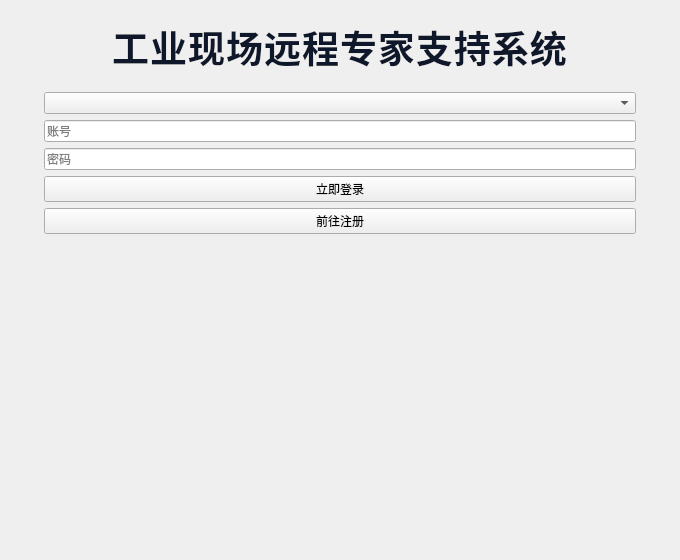
<?xml version="1.0" encoding="UTF-8"?>
<ui version="4.0">
 <class>Login</class>
 <widget class="QWidget" name="Login">
  <property name="geometry">
   <rect><x>0</x><y>0</y><width>680</width><height>560</height></rect>
  </property>
  <property name="minimumSize">
   <size><width>680</width><height>560</height></size>
  </property>
  <property name="windowTitle"><string>登录</string></property>

  <layout class="QVBoxLayout" name="mainLayout">
   <property name="leftMargin"><number>20</number></property>
   <property name="topMargin"><number>20</number></property>
   <property name="rightMargin"><number>20</number></property>
   <property name="bottomMargin"><number>20</number></property>

   <!-- 顶部大标题：楷体 + 放大字号 + 深色 -->
   <item>
    <widget class="QLabel" name="lbTitle">
     <property name="objectName"><string>headline</string></property>
     <property name="text"><string>工业现场远程专家支持系统</string></property>
     <property name="alignment"><set>Qt::AlignHCenter|Qt::AlignVCenter</set></property>
     <property name="margin"><number>8</number></property>
     <property name="styleSheet">
      <string notr="true">color:#0f172a; font-family:&quot;KaiTi&quot;,&quot;STKaiti&quot;,&quot;Kaiti SC&quot;,&quot;KaiTi_GB2312&quot;,&quot;Noto Serif SC&quot;,serif; letter-spacing:1px;</string>
     </property>
     <property name="font">
      <font>
       <pointsize>28</pointsize>
       <weight>75</weight>
       <bold>true</bold>
      </font>
     </property>
     <property name="minimumHeight">
      <number>60</number>
     </property>
    </widget>
   </item>

   <!-- 表单区 -->
   <item>
    <widget class="QFrame" name="card">
     <property name="frameShape"><enum>QFrame::NoFrame</enum></property>
     <property name="frameShadow"><enum>QFrame::Plain</enum></property>
     <layout class="QVBoxLayout" name="cardLayout">
      <property name="leftMargin"><number>24</number></property>
      <property name="topMargin"><number>12</number></property>
      <property name="rightMargin"><number>24</number></property>
      <property name="bottomMargin"><number>12</number></property>

      <item><widget class="QComboBox" name="cbRole"/></item>
      <item><widget class="QLineEdit" name="leUsername">
        <property name="placeholderText"><string>账号</string></property>
      </widget></item>
      <item><widget class="QLineEdit" name="lePassword">
        <property name="placeholderText"><string>密码</string></property>
        <property name="echoMode"><enum>QLineEdit::Password</enum></property>
      </widget></item>

      <item>
       <layout class="QVBoxLayout" name="btnsLayout">
        <item><widget class="QPushButton" name="btnLogin">
          <property name="text"><string>立即登录</string></property>
        </widget></item>
        <item><widget class="QPushButton" name="btnToReg">
          <property name="text"><string>前往注册</string></property>
        </widget></item>
       </layout>
      </item>
     </layout>
    </widget>
   </item>

   <item><spacer name="spacer_bottom">
     <property name="orientation"><enum>Qt::Vertical</enum></property>
     <property name="sizeHint"><size><width>20</width><height>20</height></size></property>
   </spacer></item>

  </layout>
 </widget>
 <resources/>
 <connections/>
</ui>
